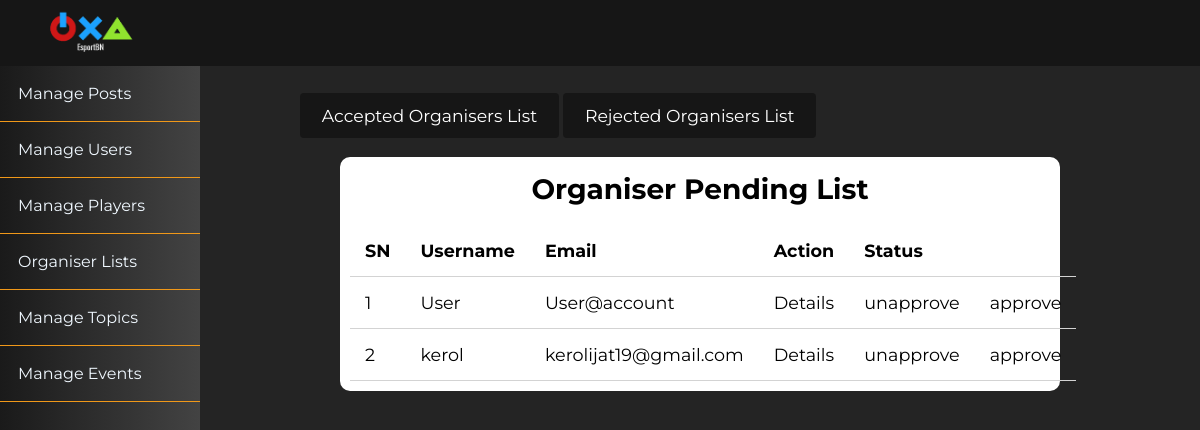
/admin/organiserlist/index.php, run on an earlier commit of the app's database.
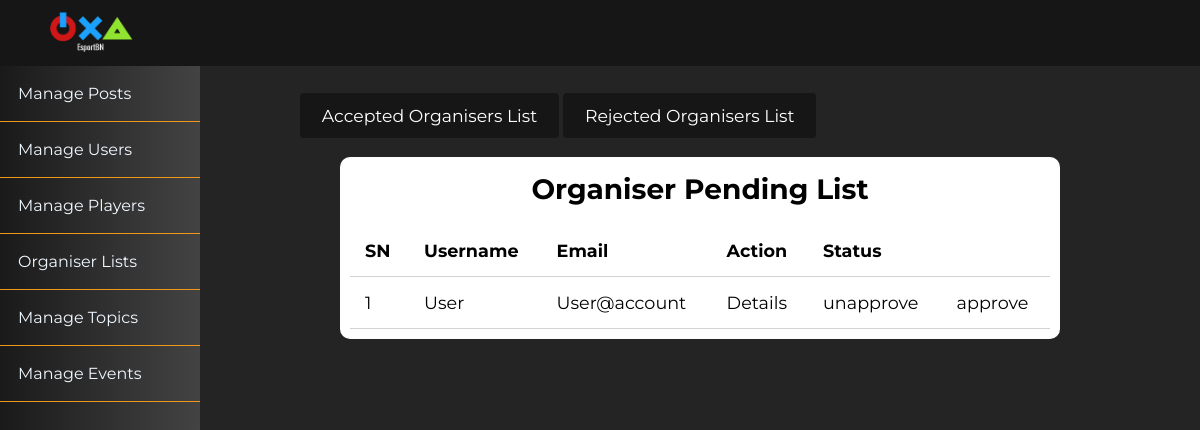
And on a later commit of the database.
### tables this page shows
CREATE TABLE `users` (
  `id` int(11) NOT NULL,
  `admin` tinyint(4) NOT NULL,
  `username` varchar(255) NOT NULL,
  `email` varchar(255) NOT NULL,
  `password` varchar(255) NOT NULL,
  `code` mediumint(50) NOT NULL,
  `status` text NOT NULL,
  `created_at` timestamp NOT NULL DEFAULT current_timestamp(),
  `bio` text NOT NULL DEFAULT 'No Bio Yet ... ',
  `instagram` text NOT NULL DEFAULT 'EsportBrunei',
  `steam` text NOT NULL DEFAULT 'SteamID',
  `discord` text NOT NULL DEFAULT 'name#0000',
  `pic` varchar(255) NOT NULL DEFAULT '1634018908_profile.png',
  `blocked` tinyint(4) NOT NULL,
  `proof` varchar(255) NOT NULL,
  `organiser_status` int(11) NOT NULL,
  `phone_number` int(7) NOT NULL,
  `details` text NOT NULL
);

### app/database/db.php (called while the page is built, shortened)
<?php
require('connect.php');
function executeQuery($sql, $data)
{
    global $conn;
    $stmt = $conn->prepare($sql);
    $values = array_values($data);
    $types = str_repeat('s', count($values));
    $stmt->bind_param($types, ...$values);
    $stmt->execute();
    return $stmt;
}
function selectAll($table, $conditions = [])
{
    global $conn;
    $sql = "SELECT * FROM $table";
    if (empty($conditions)) {
        $stmt = $conn->prepare($sql);
        $stmt->execute();
        $records = $stmt->get_result()->fetch_all(MYSQLI_ASSOC);
        return $records;
    } else {
        $i = 0;
        foreach ($conditions as $key => $value) {
            if ($i === 0) {
                $sql = $sql . " WHERE $key=?";
            } else {
                $sql = $sql . " AND $key=?";
            }
            $i++;
        }
        $stmt = executeQuery($sql, $conditions);
        $records = $stmt->get_result()->fetch_all(MYSQLI_ASSOC);
        return $records;
    }
}

### app/controllers/users.php (called while the page is built, shortened)
<?php
include(ROOT_PATH . "/app/database/db.php");
$table = 'users';
$admin_users = selectAll($table, array('admin'=> 0));
$pending_users = selectAll($table, array('admin'=> 0 , 'organiser_status' => 1));

### admin/organiserlist/index.php (the view, shortened to what this page needs)
<?php include(ROOT_PATH . "/app/controllers/users.php");
?>
<!DOCTYPE html>
<html lang="en">
    <head>
        <link rel="stylesheet"
            href="https://use.fontawesome.com/releases/v5.7.2/css/all.css"
>
        <link rel="stylesheet" href="../../assets/css/style.css">
        <link rel="stylesheet" href="../../assets/css/admin.css">
    </head>
    <body>
    <?php include(ROOT_PATH . "/app/includes/AdminHeader.php"); ?>
        <div class="admin-wrapper">
        <?php include(ROOT_PATH . "/app/includes/AdminSidebar.php"); ?>
            <div class="admin-content">
                <div class="button-group">
                    <a href="accepted.php" class="btn btn-big">Accepted Organisers List</a>
                    <a href="rejected.php" class="btn btn-big">Rejected Organisers List</a>
                </div>
                <div class="content">
                    <h2 class="page-title">Organiser Pending List</h2>
                    <table>
                        <thead>
                            <th>SN</th>
                            <th>Username</th>
                            <th>Email</th>
                            <th>Action</th>
                            <th colspan="3">Status</th>
                        </thead>
                        <tbody>
                            <?php foreach ($pending_users as $key => $user): ?>
                                <tr>
                                    <td><?php echo $key + 1; ?></td>
                                    <td><?php echo $user['username']; ?></td>
                                    <td><?php echo $user['email']; ?></td>
                                    <td><a href="details.php?id=<?php echo $user['id']; ?>" class="details">Details</a></td>
                                    <td><a href="index.php?admin=0&organiser_status=3&p_id=<?php echo $user['id'] ?>" class="unapprove">unapprove</a></td>
                                  <td><a href="index.php?admin=3&organiser_status=2&p_id=<?php echo $user['id'] ?>" class="approve">approve</a></td>
                                    </tr>
                            <?php endforeach; ?>
                        </tbody>
                    </table>
            </div>
        </div>
    </body>
</html>

What changed in the data, as far as the page shows it:
removed users: username "kerol", email "kerolijat19@gmail.com"
